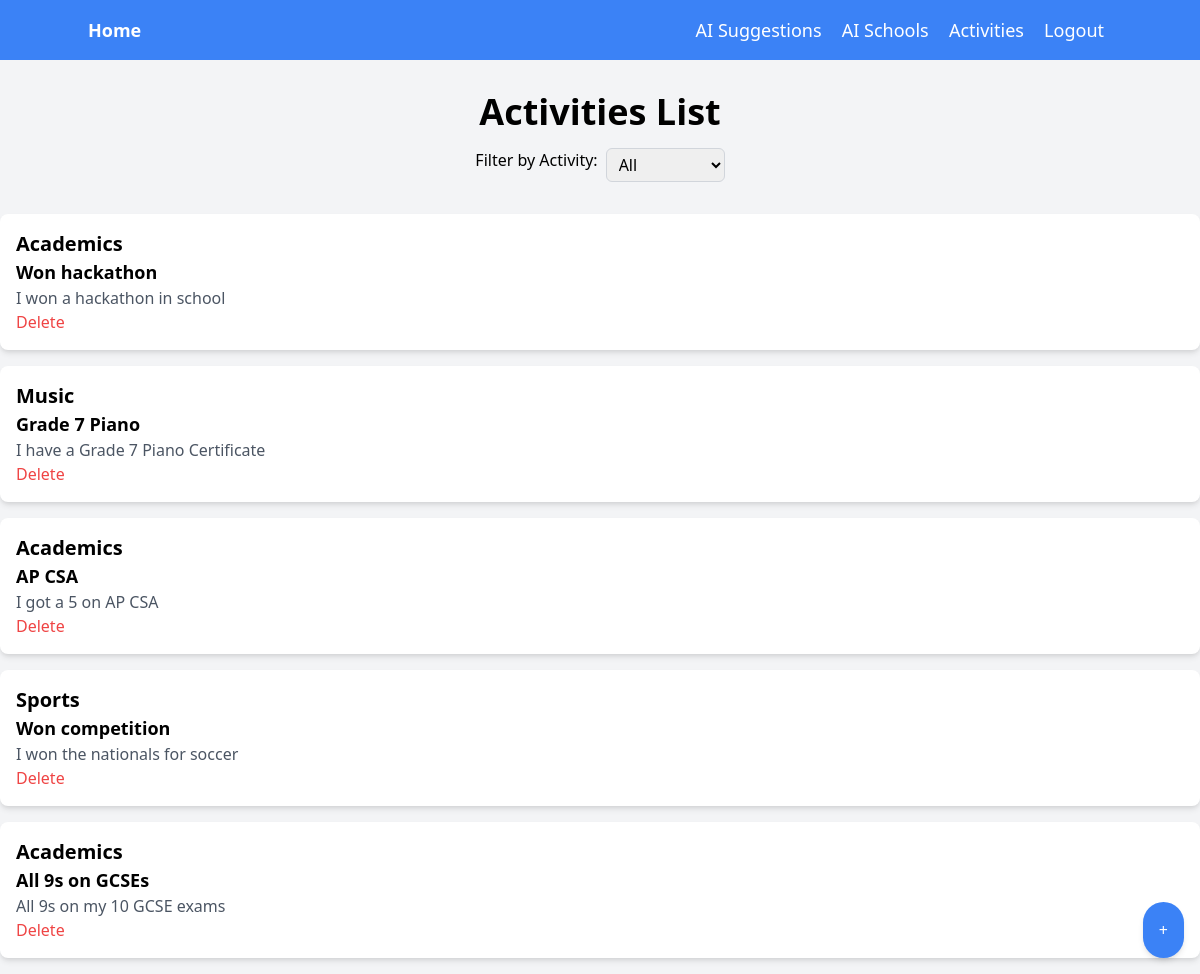
Screenshot of /activities (signed in) with the database file from the repository.
### tables this page shows
CREATE TABLE "Curious" (
	"category"	TEXT,
	"name"	TEXT,
	"description"	TEXT,
	"id"	INTEGER,
	PRIMARY KEY("id" AUTOINCREMENT)
);

### app.py (the view, shortened to what this page needs)
@app.route('/activities', methods=['GET', 'POST'])
def add_activity():
    try:
        username = session['UNAME']
    except:
        flash('You need to be logged in to access this page')
        return redirect('/login')
    lis = c.execute(f'SELECT * FROM {username}').fetchall()
    cats = sorted(list(set([i[0] for i in lis])))
    return render_template('activities.html', lis = lis, cats = cats)

### templates/activities.html (shortened to what this page needs)
<!DOCTYPE html>
<html>
<head>
    <link href="https://cdn.jsdelivr.net/npm/tailwindcss@2.2.19/dist/tailwind.min.css" rel="stylesheet">
</head>
<body class="bg-gray-100">
    <nav class="bg-blue-500 p-4">
        <div class="container mx-auto">
            <div class="flex justify-between">
                <a href="/" class="text-white text-lg font-bold">Home</a>
                <div>
                    <a href="/recommend-activity" class="text-white text-lg mx-2">AI Suggestions</a>
                    <a href="/recommend-schools" class="text-white text-lg mx-2">AI Schools</a>
                    <a href="/activities" class="text-white text-lg mx-2">Activities</a>
                    <a href="/logout" class="text-white text-lg mx-2">Logout</a>
                </div>
            </div>
        </div>
    </nav>
    <h1 class="text-4xl font-bold text-center mt-8">Activities List</h1>
    <div class="flex justify-center mt-4">
        <label for="activity-filter" class="mr-2">Filter by Activity:</label>
        <select id="activity-filter" class="px-2 py-1 border border-gray-300 rounded-md">
            <option value="all">All</option>
        </select>
    </div>
    <ul id="activities-list" class="mt-8">
        {% for item in lis %}
            <li class="bg-white shadow-md rounded-lg p-4 mb-4 activity-item">
                <h2 class="text-xl font-bold">{{ item[0] }}</h2>
                <h3 class="text-lg font-semibold">{{ item[1] }}</h3>
                <p class="text-gray-600">{{ item[2] }}</p>
                <a href="/delete-activity/{{ item[3] }}" class="text-red-500">Delete</a>
            </li>
        {% endfor %}
    </ul>
    <button id="new-activity-btn" class="fixed bottom-0 right-0 m-4 p-4 bg-blue-500 text-white rounded-full shadow-md">+</button>
</body>
</html>

### rows the page displays
Curious: category "Academics", name "Won hackathon", description "I won a hackathon in school"
Curious: category "Music", name "Grade 7 Piano", description "I have a Grade 7 Piano Certificate"
Curious: category "Academics", name "AP CSA", description "I got a 5 on AP CSA"
Curious: category "Sports", name "Won competition", description "I won the nationals for soccer"
Curious: category "Academics", name "All 9s on GCSEs", description "All 9s on my 10 GCSE exams"
